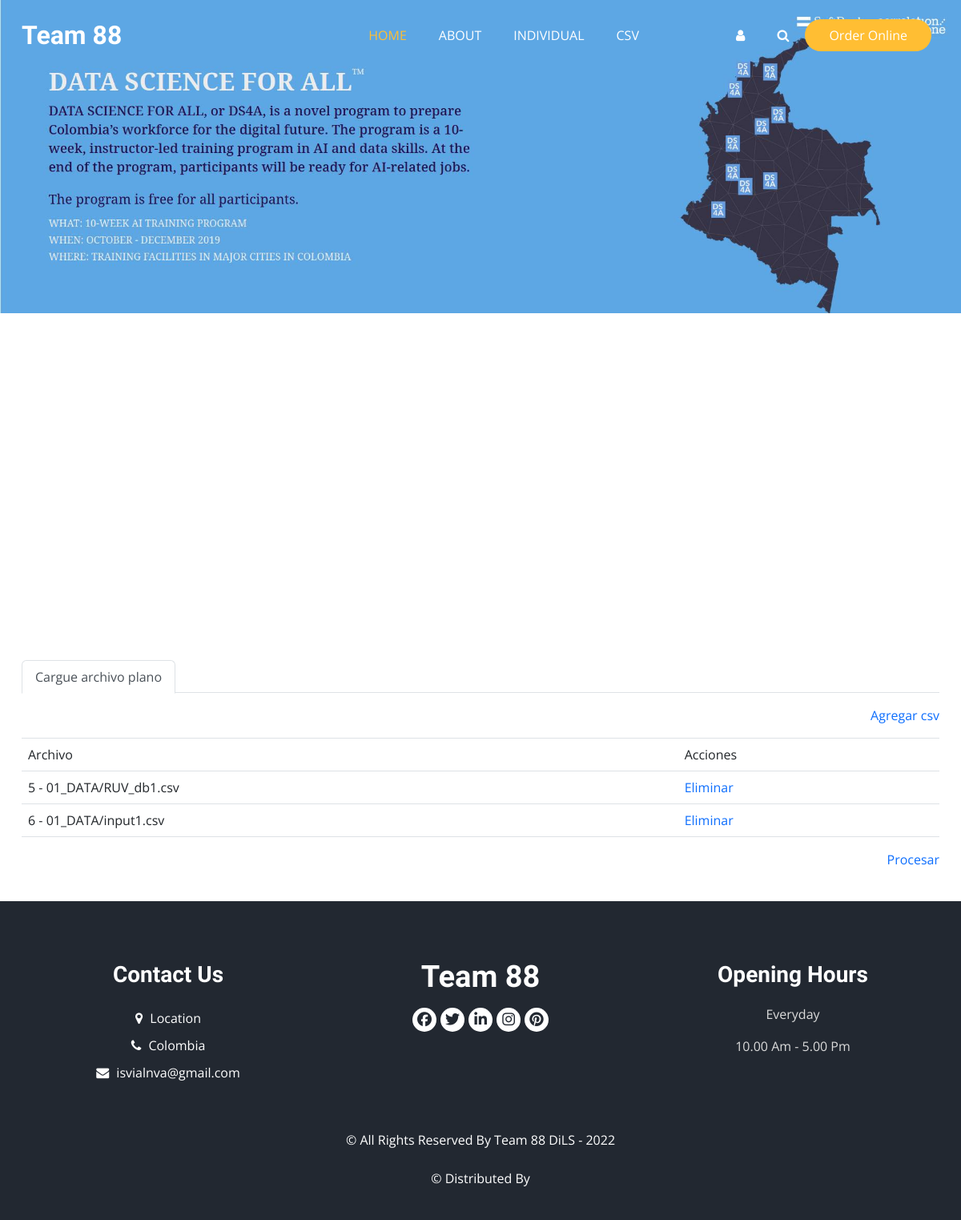
The page /listcsv on the database as committed earlier.
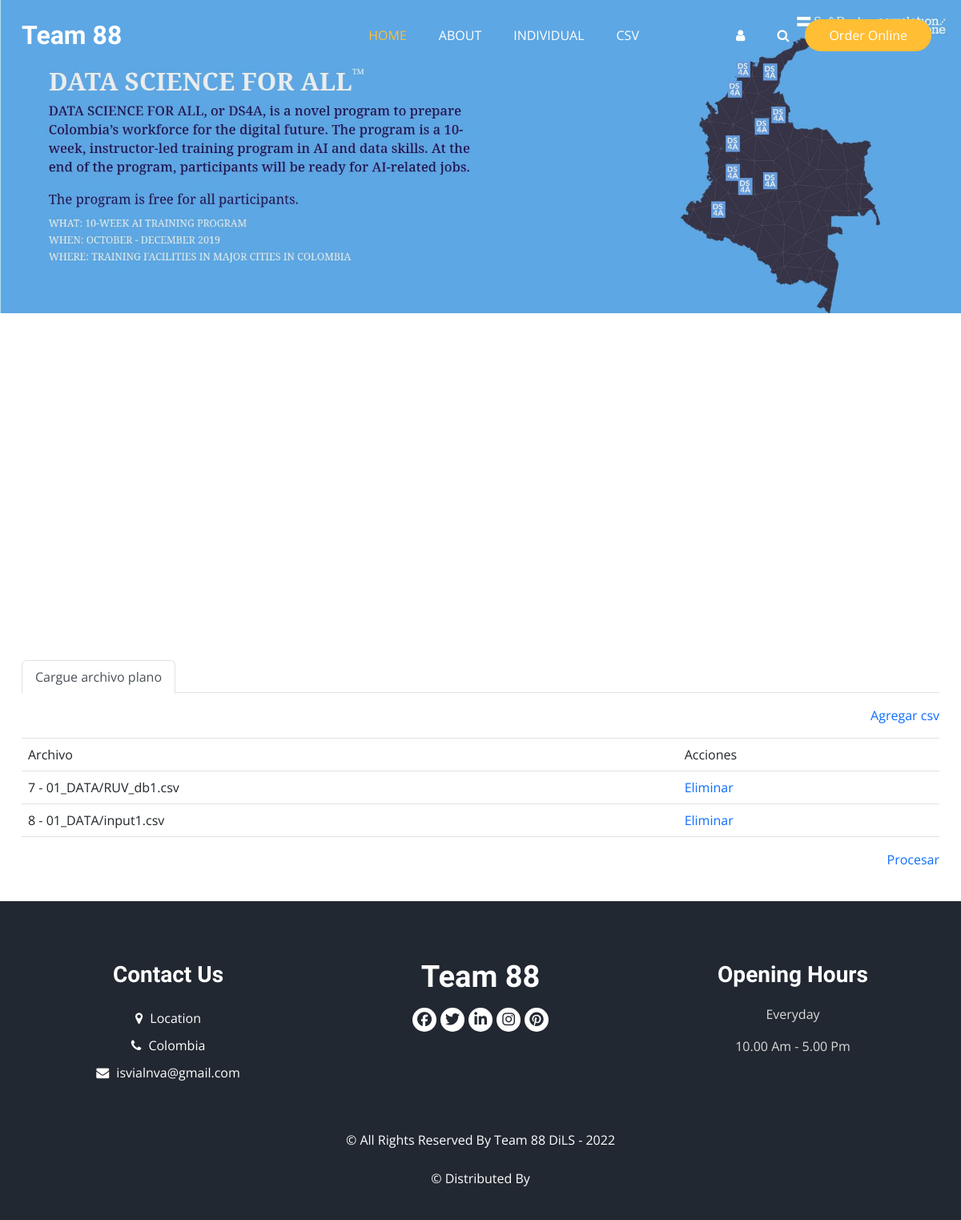
The same page on the database as committed later.
### core/models.py (models this page shows, shortened)
class CargueInput(models.Model):
    archivo = models.FileField('Archivo de requeridos',
                               upload_to='01_DATA/',
                               validators=[FileExtensionValidator(['csv'])])
    created = models.DateTimeField(auto_now_add=True, verbose_name="Fecha de creación")
    updated = models.DateTimeField(auto_now=True, verbose_name="Fecha de edición")
    objects = models.Manager()
    class Meta:
        ordering = ["archivo"]

### core/views.py (the view)
# urls.py: path('listcsv', Listcsv.as_view(), name='listcsv'),
class Listcsv(TemplateView):
    template_name = "core/htmlcsv.html"
    def get_context_data(self, **kwargs):
        context = super().get_context_data(**kwargs)
        context['archivos'] = CargueInput.objects.all().values('id', 'archivo')
        return context

### core/templates/core/htmlcsv.html (shortened to what this page needs)
{% extends "core/core.html" %}
{% load static from static %}
{% load crispy_forms_tags %}
{% block content %}
<div class="hero_area">
  <div class="bg-box">
      <div class="img-responsive"><img src="{% static 'images/ds4a_resume_page.jpg' %}" alt=""></div>
  </div>
  <header class="header_section">
    <div class="container">
      <nav class="navbar navbar-expand-lg custom_nav-container ">
        <a class="navbar-brand" href="/">
          <span>
            Team 88
          </span>
        </a>
        <div class="collapse navbar-collapse" id="navbarSupportedContent">
          <ul class="navbar-nav  mx-auto ">
            <li class="nav-item active">
              <a class="nav-link" href="/">Home <span class="sr-only">(current)</span></a>
            </li>
            <li class="nav-item">
              <a class="nav-link" href="{% url 'about' %}">About</a>
            </li>
            <li class="nav-item">
              <a class="nav-link" href="{% url 'listproduct' %}">Individual</a>
            </li>
            <li class="nav-item">
              <a class="nav-link" href="{% url 'listcsv' %}">CSV</a>
            </li>
          </ul>
          <div class="user_option">
            <a href="" class="user_link">
              <i class="fa fa-user" aria-hidden="true"></i>
            </a>
            <form class="form-inline">
              <button class="btn  my-2 my-sm-0 nav_search-btn" type="submit">
                <i class="fa fa-search" aria-hidden="true"></i>
              </button>
            </form>
            <a href="" class="order_online">
              Order Online
            </a>
          </div>
        </div>
      </nav>
    </div>
  </header>
</div>
<br>
<section>
    <div class="container">
        <div class="row">
            <div class="col-xs-12 col-sm-12 col-md-12 col-lg-12 col-xl-12">
                <ul class="nav nav-tabs">
                    <li class="nav-item">
                        <a class="nav-link active" aria-current="page" href="#plano">Cargue archivo plano</a>
                    </li>
                </ul>
                <div id="plano">
                    <p class="text-right"><a href="{% url 'addcsv' %}">Agregar csv</a></p>
                    <div class="table-responsive">
                        <table class="table">
                            <tr>
                                <td>Archivo</td>
                                <td>Acciones</td>
                            </tr>
                            {% for data in archivos %}
                            <tr>
                                <td>{{data.id}} - {{data.archivo}}</td>
                                <td>
                                    <a href="{% url 'deletecsv' data.id %}">Eliminar</a>
                                </td>
                            </tr>
                            {% endfor %}
                        </table>
                    </div>
                    <p class="text-right"><a href="{% url 'matchstring' %}">Procesar</a></p>
                </div>
            </div>
        </div>
    </div>
</section>
<br>
{% endblock %}

### core/templates/core/core.html (shortened to what this page needs)
<!DOCTYPE html>
<html  lang="es">
<head>
  {% load static %}
  <link rel="stylesheet" type="text/css" href="{% static 'css/bootstrap.css' %}" />
  <link href="https://cdn.jsdelivr.net/npm/bootstrap@5.2.0-beta1/dist/css/bootstrap.min.css" rel="stylesheet">
  <link rel="stylesheet" type="text/css" href="https://cdnjs.cloudflare.com/ajax/libs/OwlCarousel2/2.3.4/assets/owl.carousel.min.css" />
  <link rel="stylesheet" href="https://cdnjs.cloudflare.com/ajax/libs/jquery-nice-select/1.1.0/css/nice-select.min.css" />
  <link href="{% static 'css/font-awesome.min.css' %}" rel="stylesheet" />
  <link href="{% static 'css/style.css' %}" rel="stylesheet" />
  <link href="{% static 'css/responsive.css' %}" rel="stylesheet" />
</head>
<body>
  {% block content %}
  {% endblock %}
  <footer class="footer_section">
    <div class="container">
      <div class="row">
        <div class="col-md-4 footer-col">
          <div class="footer_contact">
            <h4>
              Contact Us
            </h4>
            <div class="contact_link_box">
              <a href="">
                <i class="fa fa-map-marker" aria-hidden="true"></i>
                <span>
                  Location
                </span>
              </a>
              <a href="">
                <i class="fa fa-phone" aria-hidden="true"></i>
                <span>
                  Colombia
                </span>
              </a>
              <a href="">
                <i class="fa fa-envelope" aria-hidden="true"></i>
                <span>
                  isvialnva@gmail.com
                </span>
              </a>
            </div>
          </div>
        </div>
        <div class="col-md-4 footer-col">
          <div class="footer_detail">
            <a href="" class="footer-logo">
              Team 88
            </a>
            <div class="footer_social">
              <a href="">
                <i class="fa fa-facebook" aria-hidden="true"></i>
              </a>
              <a href="">
                <i class="fa fa-twitter" aria-hidden="true"></i>
              </a>
              <a href="">
                <i class="fa fa-linkedin" aria-hidden="true"></i>
              </a>
              <a href="">
                <i class="fa fa-instagram" aria-hidden="true"></i>
              </a>
              <a href="">
                <i class="fa fa-pinterest" aria-hidden="true"></i>
              </a>
            </div>
          </div>
        </div>
        <div class="col-md-4 footer-col">
          <h4>
            Opening Hours
          </h4>
          <p>
            Everyday
          </p>
          <p>
            10.00 Am - 5.00 Pm
          </p>
        </div>
      </div>
      <div class="footer-info">
        <p>
          &copy; All Rights Reserved By
          <a href="/">Team 88 DiLS - 2022</a><br><br>
          &copy; Distributed By
        </p>
      </div>
    </div>
  </footer>
</body>
</html>

### core/static/css/style.css (style rules this page uses)
body { font-family: "Open Sans", sans-serif; color: #0c0c0c; background-color: #ffffff; overflow-x: hidden; }
a, a:hover, a:focus { text-decoration: none; }
.btn, .btn:focus { outline: none !important; -webkit-box-shadow: none; box-shadow: none; }
.hero_area { position: relative; min-height: 100vh; display: -webkit-box; display: -ms-flexbox; display: flex; -webkit-box-orient: vertical; -webkit-box-direction: normal; -ms-flex-direction: column; flex-direction: column; }
.bg-box { position: absolute; top: 0; left: 0; width: 100%; height: 100%; }
.bg-box img { width: 100%; height: 100%; -o-object-fit: cover; object-fit: cover; }
.header_section { padding: 15px 0; }
.navbar-brand { font-family: 'Dancing Script', cursive; }
.navbar-brand span { font-weight: bold; font-size: 32px; color: #ffffff; }
.custom_nav-container { padding: 0; }
.custom_nav-container .navbar-nav { padding-left: 18%; }
.custom_nav-container .navbar-nav .nav-item .nav-link { padding: 5px 20px; color: #ffffff; text-align: center; text-transform: uppercase; border-radius: 5px; -webkit-transition: all 0.3s; transition: all 0.3s; }
.custom_nav-container .navbar-nav .nav-item:hover .nav-link, .custom_nav-container .navbar-nav .nav-item.active .nav-link { color: #ffbe33; }
.custom_nav-container .nav_search-btn { width: auto; height: auto; padding: 0; border: none; color: #ffffff; margin: 0 10px; }
.user_option { display: -webkit-box; display: -ms-flexbox; display: flex; -webkit-box-align: center; -ms-flex-align: center; align-items: center; }
.user_option a { margin: 0 10px; }
.user_option .user_link { color: #ffffff; }
.user_option .order_online { display: inline-block; padding: 8px 30px; background-color: #ffbe33; color: #ffffff; border-radius: 45px; -webkit-transition: all 0.3s; transition: all 0.3s; border: none; }
.footer_section { background-color: #222831; color: #ffffff; padding: 75px 0 40px 0; text-align: center; }
.footer_section h4 { font-size: 28px; }
.footer_section h4, .footer_section .footer-logo { font-weight: 600; margin-bottom: 20px; font-family: 'Dancing Script', cursive; }
.footer_section p { color: #dbdbdb; }
.footer_section .footer-col { margin-bottom: 30px; }
.footer_section .footer_contact .contact_link_box { display: -webkit-box; display: -ms-flexbox; display: flex; -webkit-box-orient: vertical; -webkit-box-direction: normal; -ms-flex-direction: column; flex-direction: column; }
.footer_section .footer_contact .contact_link_box a { margin: 5px 0; color: #ffffff; }
.footer_section .footer_contact .contact_link_box a i { margin-right: 5px; }
.footer_section .footer-logo { display: block; font-weight: bold; font-size: 38px; line-height: 1; color: #ffffff; }
.footer_section .footer_social { display: -webkit-box; display: -ms-flexbox; display: flex; -webkit-box-pack: center; -ms-flex-pack: center; justify-content: center; margin-top: 20px; margin-bottom: 10px; }
.footer_section .footer_social a { display: -webkit-box; display: -ms-flexbox; display: flex; -webkit-box-pack: center; -ms-flex-pack: center; justify-content: center; -webkit-box-align: center; -ms-flex-align: center; align-items: center; color: #222831; width: 30px; height: 30px; border-radius: 100%; background-color: #ffffff; border-radius: 100%; margin: 0 2.5px; font-size: 18px; }
.footer_section .footer-info { text-align: center; margin-top: 25px; }
.footer_section .footer-info p { color: #ffffff; margin: 0; }
.footer_section .footer-info p a { color: inherit; }

### core/static/css/responsive.css (style rules this page uses)
@media (min-width: 1200px) { .container { max-width: 1170px; } }

Rows that differ between the two databases and show on the page:
removed CargueInput: id "5", archivo "01_DATA/RUV_db1.csv"
removed CargueInput: id "6", archivo "01_DATA/input1.csv"
added CargueInput: id "7", archivo "01_DATA/RUV_db1.csv"
added CargueInput: id "8", archivo "01_DATA/input1.csv"
